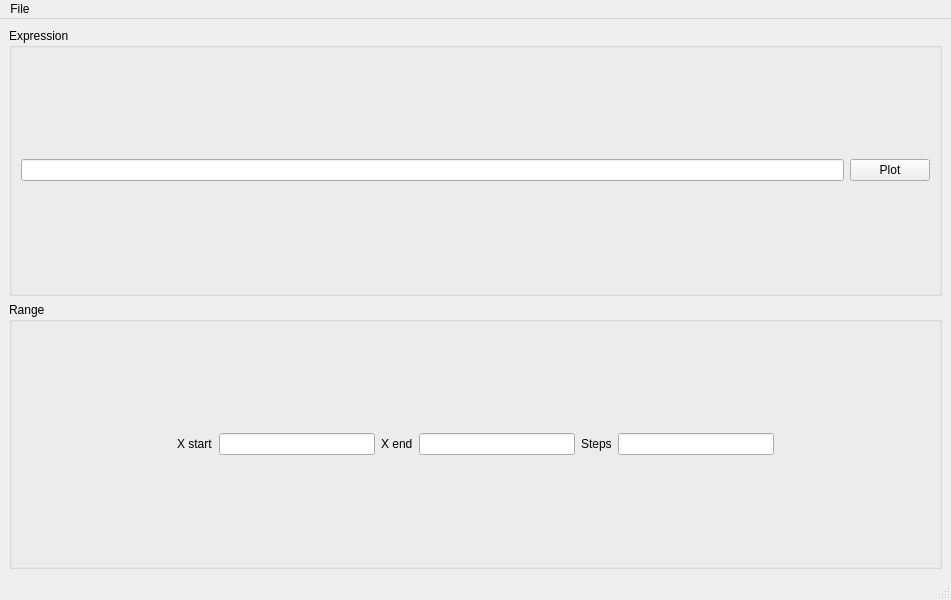
<?xml version="1.0" encoding="UTF-8"?>
<ui version="4.0">
 <class>MainWindow</class>
 <widget class="QMainWindow" name="MainWindow">
  <property name="geometry">
   <rect>
    <x>0</x>
    <y>0</y>
    <width>951</width>
    <height>600</height>
   </rect>
  </property>
  <property name="windowTitle">
   <string>MainWindow</string>
  </property>
  <widget class="QWidget" name="main_widget">
   <layout class="QVBoxLayout" name="verticalLayout_3">
    <item>
     <widget class="QGroupBox" name="expression_group">
      <property name="title">
       <string>Expression</string>
      </property>
      <layout class="QVBoxLayout" name="verticalLayout">
       <item>
        <layout class="QHBoxLayout" name="horizontalLayout">
         <item>
          <widget class="QLineEdit" name="expression_edit"/>
         </item>
         <item>
          <widget class="QPushButton" name="plot_button">
           <property name="text">
            <string>Plot</string>
           </property>
          </widget>
         </item>
        </layout>
       </item>
      </layout>
     </widget>
    </item>
    <item>
     <widget class="QGroupBox" name="range_group">
      <property name="title">
       <string>Range</string>
      </property>
      <layout class="QVBoxLayout" name="verticalLayout_2">
       <item>
        <layout class="QHBoxLayout" name="horizontalLayout_2">
         <item>
          <spacer name="horizontalSpacer">
           <property name="orientation">
            <enum>Qt::Horizontal</enum>
           </property>
           <property name="sizeHint" stdset="0">
            <size>
             <width>40</width>
             <height>20</height>
            </size>
           </property>
          </spacer>
         </item>
         <item>
          <widget class="QLabel" name="label">
           <property name="text">
            <string>X start</string>
           </property>
          </widget>
         </item>
         <item>
          <widget class="QLineEdit" name="x_start_edit"/>
         </item>
         <item>
          <widget class="QLabel" name="label_2">
           <property name="text">
            <string>X end</string>
           </property>
          </widget>
         </item>
         <item>
          <widget class="QLineEdit" name="x_end_edit"/>
         </item>
         <item>
          <widget class="QLabel" name="label_3">
           <property name="text">
            <string>Steps</string>
           </property>
          </widget>
         </item>
         <item>
          <widget class="QLineEdit" name="step_edit"/>
         </item>
         <item>
          <spacer name="horizontalSpacer_2">
           <property name="orientation">
            <enum>Qt::Horizontal</enum>
           </property>
           <property name="sizeHint" stdset="0">
            <size>
             <width>40</width>
             <height>20</height>
            </size>
           </property>
          </spacer>
         </item>
        </layout>
       </item>
      </layout>
     </widget>
    </item>
   </layout>
  </widget>
  <widget class="QMenuBar" name="menubar">
   <property name="geometry">
    <rect>
     <x>0</x>
     <y>0</y>
     <width>951</width>
     <height>26</height>
    </rect>
   </property>
   <widget class="QMenu" name="menuFile">
    <property name="title">
     <string>File</string>
    </property>
    <addaction name="action_exit"/>
   </widget>
   <addaction name="menuFile"/>
  </widget>
  <widget class="QStatusBar" name="statusbar"/>
  <action name="action_exit">
   <property name="text">
    <string>Exit</string>
   </property>
  </action>
 </widget>
 <resources/>
 <connections/>
</ui>
